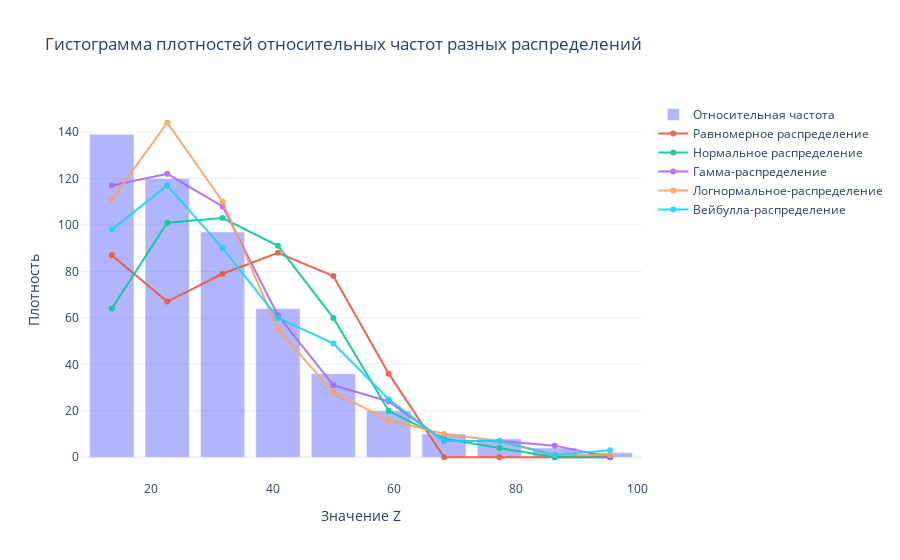

The notebook cell this image was saved under:
### Code cell
# Гистограмма плотностей относительных частот разных распределений
fig = go.Figure()
fig.add_trace(
    go.Bar(x=raspred_df_stats['Середины интервалов'],
           y=freq_table,
           opacity=0.5, name='Относительная частота',
          )
)
fig.add_trace(
    go.Scatter(x=raspred_df_stats['Середины интервалов'],
           y=raspred_df_uniform_freq,
           opacity=0.9, name='Равномерное распределение',
          )
)
fig.add_trace(
    go.Scatter(x=raspred_df_stats['Середины интервалов'],
           y=raspred_df_normal_freq,
           opacity=0.9, name='Нормальное распределение',
          )
)
fig.add_trace(
    go.Scatter(x=raspred_df_stats['Середины интервалов'],
           y=raspred_df_gamma_freq,
           opacity=0.9, name='Гамма-распределение',
          )
)
fig.add_trace(
    go.Scatter(x=raspred_df_stats['Середины интервалов'],
           y=raspred_df_log_freq,
           opacity=0.9, name='Логнормальное-распределение',
        )
)
fig.add_trace(
    go.Scatter(x=raspred_df_stats['Середины интервалов'],
           y=raspred_df_weib_freq,
           opacity=0.9, name='Вейбулла-распределение',
        )
)
fig.update_layout(
    title="Гистограмма плотностей относительных частот разных распределений",
    xaxis_title="Значение Z",
    yaxis_title="Плотность",
    template="plotly_white"
)
fig.show()

### Figure 1 — Plotly figure (JSON) as saved in the notebook; plotly's stock layout.template omitted (floating-point values rounded to 4 significant figures)
{"data": [{"name": "Относительная частота", "opacity": 0.5, "type": "bar", "x": [13.55, 22.65, 31.75, 40.85, 49.95, 59.05, 68.15, 77.25, 86.35, 95.45], "y": [139, 120, 97, 64, 36, 20, 10, 8, 4, 2]}, {"name": "Равномерное распределение", "opacity": 0.9, "type": "scatter", "x": [13.55, 22.65, 31.75, 40.85, 49.95, 59.05, 68.15, 77.25, 86.35, 95.45], "y": [87, 67, 79, 88, 78, 36, 0, 0, 0, 0]}, {"name": "Нормальное распределение", "opacity": 0.9, "type": "scatter", "x": [13.55, 22.65, 31.75, 40.85, 49.95, 59.05, 68.15, 77.25, 86.35, 95.45], "y": [64, 101, 103, 91, 60, 20, 8, 4, 0, 0]}, {"name": "Гамма-распределение", "opacity": 0.9, "type": "scatter", "x": [13.55, 22.65, 31.75, 40.85, 49.95, 59.05, 68.15, 77.25, 86.35, 95.45], "y": [117, 122, 108, 61, 31, 24, 7, 7, 5, 0]}, {"name": "Логнормальное-распределение", "opacity": 0.9, "type": "scatter", "x": [13.55, 22.65, 31.75, 40.85, 49.95, 59.05, 68.15, 77.25, 86.35, 95.45], "y": [111, 144, 110, 55, 28, 16, 10, 7, 1, 1]}, {"name": "Вейбулла-распределение", "opacity": 0.9, "type": "scatter", "x": [13.55, 22.65, 31.75, 40.85, 49.95, 59.05, 68.15, 77.25, 86.35, 95.45], "y": [98, 117, 90, 60, 49, 25, 7, 7, 1, 3]}], "layout": {"title": {"text": "Гистограмма плотностей относительных частот разных распределений"}, "xaxis": {"title": {"text": "Значение Z"}}, "yaxis": {"title": {"text": "Плотность"}}}}
